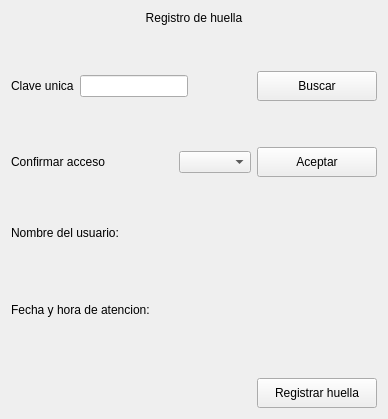
               <widget class="QWidget" name="Pg_Registro">
                <layout class="QVBoxLayout" name="verticalLayout_6">
                 <item>
                  <widget class="QLabel" name="label_3">
                   <property name="text">
                    <string>Registro de huella</string>
                   </property>
                   <property name="alignment">
                    <set>Qt::AlignCenter</set>
                   </property>
                  </widget>
                 </item>
                 <item>
                  <spacer name="verticalSpacer_2">
                   <property name="orientation">
                    <enum>Qt::Vertical</enum>
                   </property>
                   <property name="sizeHint" stdset="0">
                    <size>
                     <width>20</width>
                     <height>40</height>
                    </size>
                   </property>
                  </spacer>
                 </item>
                 <item>
                  <layout class="QHBoxLayout" name="horizontalLayout_6">
                   <item>
                    <widget class="QLabel" name="label_2">
                     <property name="text">
                      <string>Clave unica</string>
                     </property>
                    </widget>
                   </item>
                   <item>
                    <widget class="QLineEdit" name="LE_RBAl"/>
                   </item>
                   <item>
                    <spacer name="horizontalSpacer_6">
                     <property name="orientation">
                      <enum>Qt::Horizontal</enum>
                     </property>
                     <property name="sizeHint" stdset="0">
                      <size>
                       <width>40</width>
                       <height>20</height>
                      </size>
                     </property>
                    </spacer>
                   </item>
                   <item>
                    <widget class="QPushButton" name="PB_RBuscar">
                     <property name="minimumSize">
                      <size>
                       <width>120</width>
                       <height>30</height>
                      </size>
                     </property>
                     <property name="text">
                      <string>Buscar</string>
                     </property>
                    </widget>
                   </item>
                  </layout>
                 </item>
                 <item>
                  <spacer name="verticalSpacer">
                   <property name="orientation">
                    <enum>Qt::Vertical</enum>
                   </property>
                   <property name="sizeHint" stdset="0">
                    <size>
                     <width>20</width>
                     <height>40</height>
                    </size>
                   </property>
                  </spacer>
                 </item>
                 <item>
                  <layout class="QHBoxLayout" name="horizontalLayout_14">
                   <item>
                    <widget class="QLabel" name="label_13">
                     <property name="text">
                      <string>Confirmar acceso</string>
                     </property>
                    </widget>
                   </item>
                   <item>
                    <spacer name="horizontalSpacer_10">
                     <property name="orientation">
                      <enum>Qt::Horizontal</enum>
                     </property>
                     <property name="sizeHint" stdset="0">
                      <size>
                       <width>40</width>
                       <height>20</height>
                      </size>
                     </property>
                    </spacer>
                   </item>
                   <item>
                    <widget class="QComboBox" name="CB_Acc"/>
                   </item>
                   <item>
                    <widget class="QPushButton" name="Btn_ConAH">
                     <property name="minimumSize">
                      <size>
                       <width>120</width>
                       <height>30</height>
                      </size>
                     </property>
                     <property name="text">
                      <string>Aceptar</string>
                     </property>
                    </widget>
                   </item>
                  </layout>
                 </item>
                 <item>
                  <spacer name="verticalSpacer_9">
                   <property name="orientation">
                    <enum>Qt::Vertical</enum>
                   </property>
                   <property name="sizeHint" stdset="0">
                    <size>
                     <width>20</width>
                     <height>40</height>
                    </size>
                   </property>
                  </spacer>
                 </item>
                 <item>
                  <layout class="QHBoxLayout" name="horizontalLayout_18">
                   <item>
                    <widget class="QLabel" name="label_18">
                     <property name="text">
                      <string>Nombre del usuario: </string>
                     </property>
                    </widget>
                   </item>
                   <item>
                    <widget class="QLabel" name="LB_RUs">
                     <property name="styleSheet">
                      <string notr="true">font: 87 12pt &quot;Arial Black&quot;;</string>
                     </property>
                     <property name="text">
                      <string/>
                     </property>
                    </widget>
                   </item>
                   <item>
                    <spacer name="horizontalSpacer_19">
                     <property name="orientation">
                      <enum>Qt::Horizontal</enum>
                     </property>
                     <property name="sizeHint" stdset="0">
                      <size>
                       <width>40</width>
                       <height>20</height>
                      </size>
                     </property>
                    </spacer>
                   </item>
                  </layout>
                 </item>
                 <item>
                  <spacer name="verticalSpacer_15">
                   <property name="orientation">
                    <enum>Qt::Vertical</enum>
                   </property>
                   <property name="sizeHint" stdset="0">
                    <size>
                     <width>17</width>
                     <height>51</height>
                    </size>
                   </property>
                  </spacer>
                 </item>
                 <item>
                  <layout class="QHBoxLayout" name="horizontalLayout_19">
                   <item>
                    <widget class="QLabel" name="label_19">
                     <property name="text">
                      <string>Fecha y hora de atencion:</string>
                     </property>
                    </widget>
                   </item>
                   <item>
                    <widget class="QLabel" name="LB_FH">
                     <property name="styleSheet">
                      <string notr="true">font: 87 12pt &quot;Arial Black&quot;;</string>
                     </property>
                     <property name="text">
                      <string/>
                     </property>
                    </widget>
                   </item>
                   <item>
                    <spacer name="horizontalSpacer_20">
                     <property name="orientation">
                      <enum>Qt::Horizontal</enum>
                     </property>
                     <property name="sizeHint" stdset="0">
                      <size>
                       <width>40</width>
                       <height>20</height>
                      </size>
                     </property>
                    </spacer>
                   </item>
                  </layout>
                 </item>
                 <item>
                  <spacer name="verticalSpacer_16">
                   <property name="orientation">
                    <enum>Qt::Vertical</enum>
                   </property>
                   <property name="sizeHint" stdset="0">
                    <size>
                     <width>20</width>
                     <height>52</height>
                    </size>
                   </property>
                  </spacer>
                 </item>
                 <item>
                  <layout class="QHBoxLayout" name="horizontalLayout_5">
                   <item>
                    <widget class="QLabel" name="LB_Restado">
                     <property name="minimumSize">
                      <size>
                       <width>200</width>
                       <height>0</height>
                      </size>
                     </property>
                     <property name="text">
                      <string/>
                     </property>
                     <property name="alignment">
                      <set>Qt::AlignCenter</set>
                     </property>
                    </widget>
                   </item>
                   <item>
                    <spacer name="horizontalSpacer_5">
                     <property name="orientation">
                      <enum>Qt::Horizontal</enum>
                     </property>
                     <property name="sizeHint" stdset="0">
                      <size>
                       <width>40</width>
                       <height>20</height>
                      </size>
                     </property>
                    </spacer>
                   </item>
                   <item>
                    <widget class="QPushButton" name="PB_RHuella">
                     <property name="minimumSize">
                      <size>
                       <width>120</width>
                       <height>30</height>
                      </size>
                     </property>
                     <property name="text">
                      <string>Registrar huella</string>
                     </property>
                    </widget>
                   </item>
                  </layout>
                 </item>
                </layout>
               </widget>
